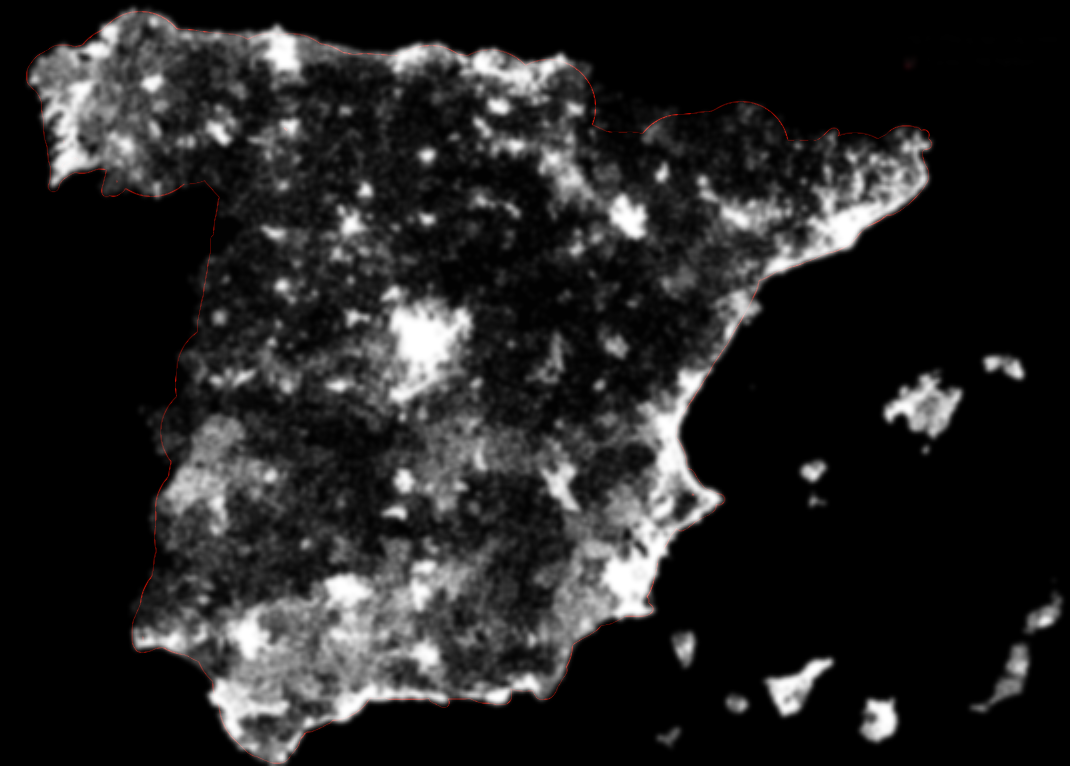
#> input picture models/maps/spain_hd.png, 1070 x 766 px
$ python models.py
#> lines starting #> are read from the running program, lines starting #| are printed output that depends on the picture; after the words box and inside, x2 and y2 are one past the last pixel; in counts of white or black regions, pixels touching at a corner belong together
### models/populations.py
import numpy as np
from PIL import Image

# [12 lines left out: function test_population, not called in this run]

def from_file(filename: str, max_pop) -> np.ndarray:
#> called with filename = 'maps/spain_hd.png', max_pop = 100
    im = np.array(Image.open(filename))
#> im is the input picture: shape (766, 1070, 3); mean R, G, B 36.2, 35.8, 35.8
    if len(im.shape)>2:
        im = np.mean(im,axis=2)
#> im: shape (766, 1070) float64
    im *= max_pop/np.max(im)
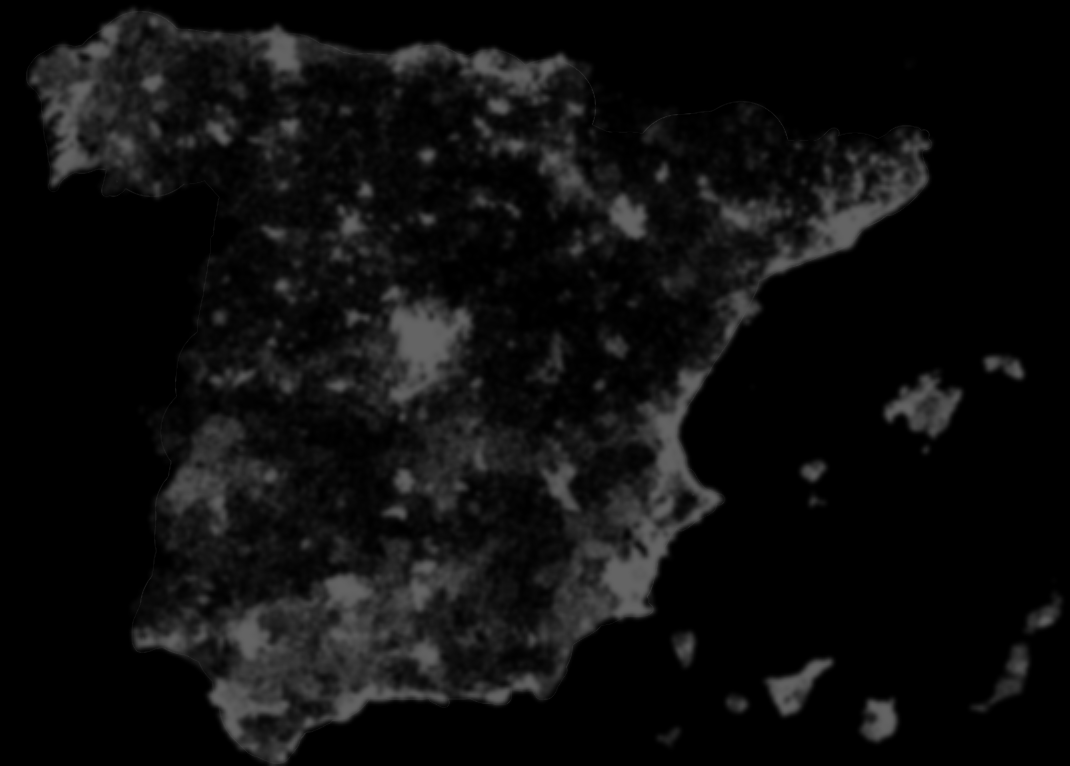
#> im: shape (766, 1070) float64; min 0, max 100, mean 14.1
    return im

# [6 lines that do not run on import are left out]

### visualization/modelScreen.py
import cv2
import numpy as np

from baseclasses.model import Model
from visualization.modelArtist import ModelArtist

MAX_SIZE=800


class ModelScreen:
    def __init__(self, model: Model, modelArtist: ModelArtist, size=None):
        self.model = model
        self.modelArtist = modelArtist
        self.size = size

    def run_simulation(self, step_qt, draw_every):
        if self.size is not None:
            cv2.namedWindow("sim",cv2.WINDOW_NORMAL)
            cv2.resizeWindow("sim", *self.size)
        for index in range(step_qt):
            self.model.step()
            if index%draw_every==0:
                print("Iteration {}".format(index))

                im = self.modelArtist.draw(self.model)
                formatted_im = np.flip(im/255,axis=-1)

                cv2.imshow("sim", formatted_im)
                cv2.waitKey(1)


# [22 lines that do not run on import are left out]

### baseclasses/splitModel.py
import numpy as np
from baseclasses.model import Model


class DiffusionModel:
    # [5 lines left out: function diffuse, not called in this run]


class SplitModel(Model):
    """
    models where the equation governing the increase of infections has a form like
        PHI * H / P + (death and survival factors)
    wherein H is the saturation dampening factor, P is an optional population correction factor,
    and PHI is some convolution or (dot) product of
        a model of displacement
        some model of space-wise "expected infectiousness"
    thus, SplitModels are parametrized by the presence/abscence of P, V and intergenous growth
    """

    def __init__(self, diffusion_model: DiffusionModel,
                 population_adjustment=False,
                 stochastic=True):
        self.stochastic = stochastic
        self.diffusion_model = diffusion_model
        self.population_adjustment = population_adjustment

    # [5 lines left out: function step, not called in this run]

    def getExpectedInfections(self) -> np.ndarray:
        expected_infectiousness = self.getExpectedInfectiousness()
        expected_infections = self.diffusion_model.diffuse(expected_infectiousness)
        if self.stochastic:
            floors = np.floor(expected_infections)
            expected_infections = np.where(expected_infections-floors<np.random.uniform(0,1,floors.shape),
                                           floors,
                                           floors+1)
        return expected_infections

    # [5 lines left out: function getExpectedInfectiousness, not called in this run]

### models/diffusionModel.py
import numpy as np
from scipy.signal import convolve2d
import networkx as nx

from baseclasses.splitModel import DiffusionModel


def _get_explicit_gaussian_kernel(variance,radius,norm=1):
    diameter = 2*radius+1
    x,y = np.meshgrid(np.linspace(-radius, radius, diameter), np.linspace(-radius, radius, diameter))
    sqd = x*x+y*y
    var_coef = 2*variance*variance
    convolution = np.exp(-sqd/var_coef)
    convolution *= norm/np.sum(convolution)
    return convolution


class StackedDiffusionModel(DiffusionModel):
    def __init__(self, *diffusion_models):
        self.diffusion_models = diffusion_models

    def diffuse(self, expected_infectiousness) -> np.ndarray:
        for diffusion_model in self.diffusion_models:
            expected_infectiousness = diffusion_model.diffuse(expected_infectiousness)
        return expected_infectiousness


class LocalDiffusionModel(DiffusionModel):

    def __init__(self, variance, radius):
#> called with variance = 0.5, radius = 1
        self.convolution = _get_explicit_gaussian_kernel(variance,radius)

    def diffuse(self, expected_infectiousness) -> np.ndarray:
        return convolve2d(expected_infectiousness, self.convolution, mode="same")


class TravelDiffusionModel(DiffusionModel):

    def __init__(self, variance, radius, transfer_graph: nx.DiGraph):
        self.radius = radius
        self.variance = variance
        self.convolution = _get_explicit_gaussian_kernel(variance,radius)
        self.transfer_graph = transfer_graph

        out_traffic_density = {origin:sum([transfer_graph[origin][destination]["traffic"]
                                                for destination in transfer_graph[origin]])
                                    for origin in transfer_graph}

        # impressively inefficient one-liner
        in_traffic_density = {destination:sum([transfer_graph[origin][destination]["traffic"]
                                                for origin in transfer_graph if destination in transfer_graph[origin]])
                                    for destination in transfer_graph}

        if max([abs(in_traffic_density[node]-out_traffic_density[node]) for node in transfer_graph])>1e-3:
            raise Exception("traffic in transfer graph provided is unstable")

        if max([out_traffic_density[node] for node in transfer_graph])>1:
            raise Exception("traffic in transfer graph provided exceeds 100% leaving")

        self.out_traffic_density = out_traffic_density

    def diffuse(self, expected_infectiousness) -> np.ndarray:
        r = self.radius

        max_out_traffic = dict()
        in_traffic = {destination:0 for destination in self.transfer_graph}
        for origin in self.transfer_graph:
            x,y = origin
            max_out_traffic[origin] = np.sum(expected_infectiousness[x-r:x+r+1,y-r:y+r+1]*self.convolution)
            expected_infectiousness[x-r:x+r+1,y-r:y+r+1] *= 1 - self.out_traffic_density[origin]*self.convolution
            for destination in self.transfer_graph[origin]:
                in_traffic[destination] += max_out_traffic[origin]*self.transfer_graph[origin][destination]["traffic"]

        for destination in self.transfer_graph:
            x,y = destination
            expected_infectiousness[x-r:x+r+1,y-r:y+r+1] += in_traffic[destination]*self.convolution
        return expected_infectiousness


# [54 lines that do not run on import are left out]

### visualization/modelArtist.py
import numpy as np

from baseclasses.model import Model

HEALTHY_COLOR = (136,255,130)
DECEASED_COLOR = (99,99,99)
SURVIVED_COLOR = (118,227,242)
INFECTED_COLOR = (255,79,84)

#TODO: figure out a way to convey population density aswell
#maybe colors are dithered and population is actual brightness
COLOR_TENSOR = np.stack([np.asarray(color) for color in [HEALTHY_COLOR,DECEASED_COLOR,SURVIVED_COLOR,INFECTED_COLOR]])


class ModelArtist:
    """
    class for drawing models. carries no internal state about the models, just on how to draw them
    """
    def draw(self, model) -> np.ndarray:
        raise NotImplementedError()

class DiscreteModelArtist(ModelArtist):
    """
    ModelArtist to be used when the underlying space is finite (in the cardinality sense)
    """
    # [32 lines left out: functions __init__, draw_area, draw_empty, draw, not called in this run]


class GridModelArtist(ModelArtist):
    """
    ModelArtist to be used when the underlying space is flat 2D euc space
    """
    def draw(self, model: Model) -> np.ndarray:

        healthy = model.getHealthy()
        deceased = model.getDeceased()
        infected = model.getInfected()
        survived = model.getSurvived()
        population = model.getPopulation()

        affine_map = np.stack([healthy,deceased,survived,infected])/population

        error = np.max(np.abs(np.sum(affine_map,axis=0) - 1))
        if error > 1e-3:
            print("Error @ {}".format(error))

        return np.tensordot(affine_map,COLOR_TENSOR,axes=((0),(0))).astype(int)


import matplotlib.pyplot as plt
class SphereModelArtist(ModelArtist):
    """
    ModelArtist to be used when the underlying space is S_2
        (with a pretty uninteresting projection. if this was actually used for any purpose,
        both this and the associated model would have to be informed by a better projection,
        eg. dymaxion, though perhaps a more easily metrizable one would be best)

        also, mb change drawing to something that doesn't slow down for >1000 points
    """

    # [24 lines left out: function draw, not called in this run]

### models/models.py
import numpy as np

from baseclasses.splitModel import SplitModel, DiffusionModel
from diffusionModel import LocalDiffusionModel, TravelDiffusionModel, StackedDiffusionModel
from populations import from_file
from visualization.modelArtist import GridModelArtist
from visualization.modelScreen import ModelScreen


class BasicModel(SplitModel):

    def __init__(self,
                 population: np.ndarray,
                 reproduction: float,
                 mortality: float,
                 survival: float,
                 diffusion_model: DiffusionModel,
                 population_adjustment=False,
                 stochastic=True):

#> called with reproduction = 0.001, mortality = 0.001, survival = 0.002, population_adjustment = False, stochastic = False
        super().__init__(diffusion_model,
                         population_adjustment=population_adjustment,
                         stochastic=stochastic)

        self.population = population

        #corrected rates for exponential models
        self.survival = survival
        self.mortality = -np.log(1-mortality)
        self.reproduction = -np.log(1-reproduction)

        self.space = self.population.shape
#> self.space = (766, 1070)

        self.healthy = self.population.copy()
        self.infected = np.zeros(self.space)
        self.survived = np.zeros(self.space)
        self.deceased = np.zeros(self.space)

    def infect(self, pos):
#> called with pos = (340, 420)
        if self.population[pos]<1:
            raise Exception("Attempted to infect extremely low density area")
        self.healthy[pos] -= 1
#> self.healthy: shape (766, 1070) float64; under 0.01% of pixels changed, all inside (x1, y1, x2, y2) = (420, 340, 421, 341)
        self.infected[pos] += 1
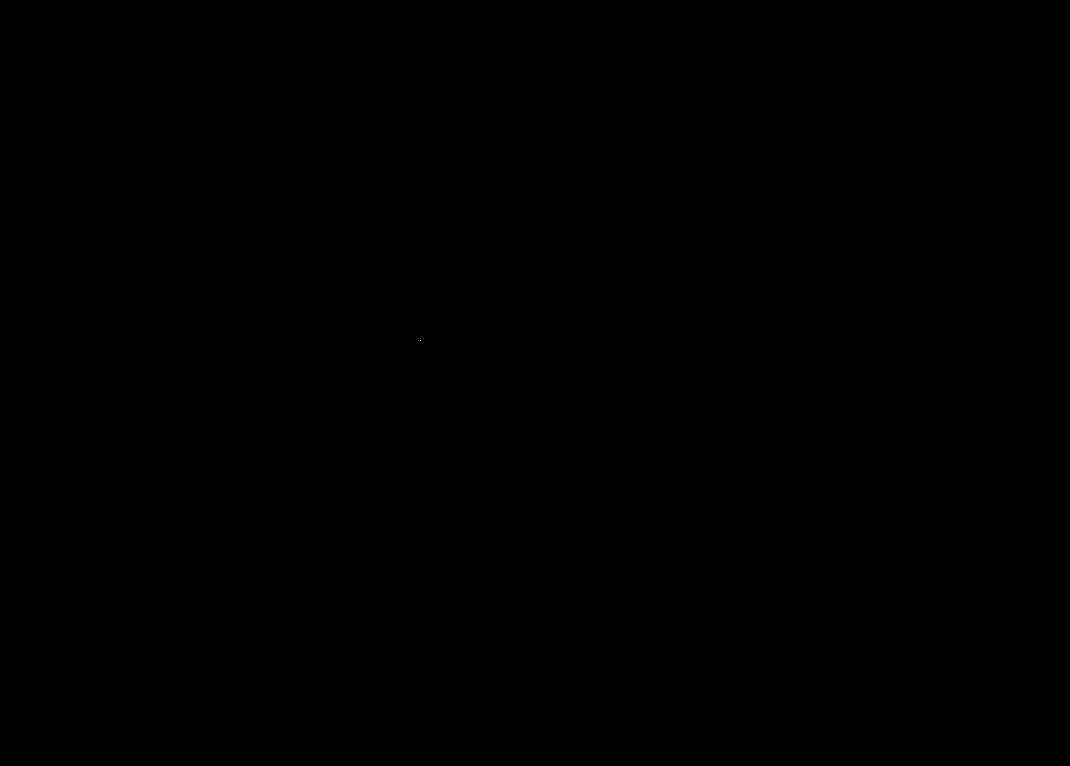
#> self.infected: shape (766, 1070) float64; values 0 (black) and 1 (white), 0% white in thin lines or dots, all inside (x1, y1, x2, y2) = (420, 340, 421, 341)


    def step(self):
        phi = self.getExpectedInfections()
        new_infected = phi*self.healthy/self.population if self.population_adjustment else phi*self.healthy
        new_deceased = self.infected*self.mortality
        new_survived = self.infected*self.survival

        self.healthy -= new_infected
        self.deceased += new_deceased
        self.survived += new_survived
        self.infected += new_infected - new_deceased - new_survived


    def getExpectedInfectiousness(self) -> np.ndarray:
        return self.infected*self.reproduction

    def getHealthy(self):
        return self.healthy

    def getInfected(self):
        return self.infected

# class ProgressModel(SplitModel):
# class DemographyModel(SplitModel):
# class FullModel(SplitModel):

if __name__=="__main__":
    import networkx as nx

    #population = from_file("maps/spain_small.png",1000)
    population = from_file("maps/spain_hd.png",100)

    #bcn, mdd, vlc = (60,215),(100,90),(120,170)
    bcn, mdd, vlc = (230,840),(340,420),(440,666)

    G = nx.DiGraph()
    G.add_nodes_from([bcn,mdd,vlc])
    G.add_edge(bcn,mdd,traffic=0.01)
    G.add_edge(mdd,vlc,traffic=0.01)
    G.add_edge(vlc,bcn,traffic=0.01)
    travel_diffusion_model = TravelDiffusionModel(5, 20, G)

    local_diffusion_model = LocalDiffusionModel(0.5,1)
    diffusion_model = StackedDiffusionModel(travel_diffusion_model, local_diffusion_model)

    model = BasicModel(population, 0.001, 0.001, 0.002,
                       diffusion_model,
                       population_adjustment=False,
                       stochastic=False)

    gridModelArtist = GridModelArtist()
    modelScreen = ModelScreen(model,gridModelArtist, size=(1000,800))

    #model.infect(bcn)
    #model.infect(vlc)
    [model.infect(mdd) for _ in range(100)]
#> in infect (call 2), `self.healthy[pos] -= 1`: self.healthy: shape (766, 1070) float64; min 0, max 100, mean 14.1
#> in infect (call 3), `self.healthy[pos] -= 1`: self.healthy: shape (766, 1070) float64; min 0, max 100, mean 14.1
#> in infect (call 4), `self.healthy[pos] -= 1`: self.healthy: shape (766, 1070) float64; min 0, max 100, mean 14.1
#> in infect (call 5), `self.healthy[pos] -= 1`: self.healthy: shape (766, 1070) float64; min 0, max 100, mean 14.1
#> in infect (call 6), `self.healthy[pos] -= 1`: self.healthy: shape (766, 1070) float64; min 0, max 100, mean 14.1
#> in infect (call 7), `self.healthy[pos] -= 1`: self.healthy: shape (766, 1070) float64; min 0, max 100, mean 14.1
#> in infect (call 8), `self.healthy[pos] -= 1`: self.healthy: shape (766, 1070) float64; min 0, max 100, mean 14.1
#> in infect (call 9), `self.healthy[pos] -= 1`: self.healthy: shape (766, 1070) float64; min 0, max 100, mean 14.1
#> in infect (call 10), `self.healthy[pos] -= 1`: self.healthy: shape (766, 1070) float64; min 0, max 100, mean 14.1
#> in infect (call 11), `self.healthy[pos] -= 1`: self.healthy: shape (766, 1070) float64; min 0, max 100, mean 14.1
#> in infect (call 12), `self.healthy[pos] -= 1`: self.healthy: shape (766, 1070) float64; min 0, max 100, mean 14.1
#> in infect (call 13), `self.healthy[pos] -= 1`: self.healthy: shape (766, 1070) float64; min 0, max 100, mean 14.1
#> in infect (call 14), `self.healthy[pos] -= 1`: self.healthy: shape (766, 1070) float64; min 0, max 100, mean 14.1
#> in infect (call 15), `self.healthy[pos] -= 1`: self.healthy: shape (766, 1070) float64; min 0, max 100, mean 14.1
#> in infect (call 16), `self.healthy[pos] -= 1`: self.healthy: shape (766, 1070) float64; min 0, max 100, mean 14.1
#> in infect (call 17), `self.healthy[pos] -= 1`: self.healthy: shape (766, 1070) float64; min 0, max 100, mean 14.1
#> in infect (call 18), `self.healthy[pos] -= 1`: self.healthy: shape (766, 1070) float64; min 0, max 100, mean 14.1
#> in infect (call 19), `self.healthy[pos] -= 1`: self.healthy: shape (766, 1070) float64; min 0, max 100, mean 14.1
#> in infect (call 20), `self.healthy[pos] -= 1`: self.healthy: shape (766, 1070) float64; min 0, max 100, mean 14.1
#> in infect (call 21), `self.healthy[pos] -= 1`: self.healthy: shape (766, 1070) float64; min 0, max 100, mean 14.1
#> in infect (call 22), `self.healthy[pos] -= 1`: self.healthy: shape (766, 1070) float64; min 0, max 100, mean 14.1
#> in infect (call 23), `self.healthy[pos] -= 1`: self.healthy: shape (766, 1070) float64; min 0, max 100, mean 14.1
    #from matplotlib import pyplot as plt
    #plt.imshow(population)
    #plt.show()
    modelScreen.run_simulation(100000, 1)
#> (the run stopped early here; a loop or call above may not have finished)
